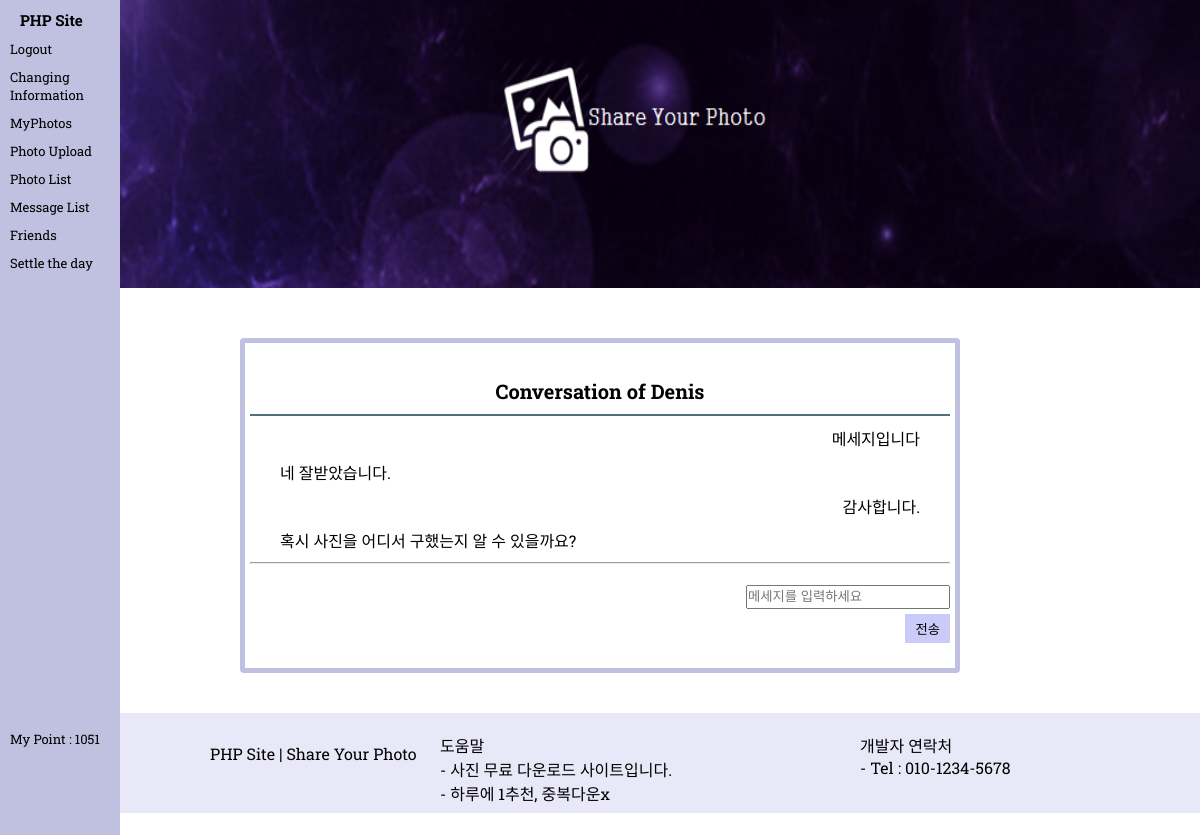
The page /message_view_form.php?opponentid=Denis (signed in) on the database its author committed.
### tables this page shows
CREATE TABLE `message` (
  `num` int(11) NOT NULL,
  `my_id` char(20) NOT NULL,
  `opponent_id` char(20) NOT NULL,
  `content` char(255) NOT NULL
);

### message_view_form.php (the view, shortened to what this page needs)
<!DOCTYPE html>
<html>
<head>
<link rel="stylesheet" type="text/css" href="./css/index_style.css?good">
<link rel="stylesheet" type="text/css" href="./css/messageView.css?good">
</head>
<body>
<header>
    <?php include "header.php";?>
</header>
<section>
        <div id="message_box" style="margin-bottom : 40px; margin-top : 50px; padding : 5px; border:5px solid #C0C0E0; border-radius: 4px 4px 4px 4px;text-align: center;">
	    <?php
            $opponentid = $_GET["opponentid"];
        ?>
        <h3>
	    	Conversation of <?=$opponentid?>
		</h3>
        <ul id="message_list">
            <?php
                $con = mysqli_connect("localhost:3307", "root", "", "phpsitedb");
                $sql = "select * from message where (my_id='$userid' and opponent_id='$opponentid') or (my_id='$opponentid' and opponent_id='$userid') ";
                $result = mysqli_query($con,$sql);
                $total_messaeg = mysqli_num_rows($result);
                for($i=0;$i<$total_messaeg;$i++){
                    mysqli_data_seek($result,$i);
                    $row = mysqli_fetch_array($result);
                    if($row["my_id"]==$userid){
                        ?>
                        <li>
                            <div class="message_my"><?=$row["content"]?></div>
                        </li>
                    <?php
                    }
                    else{
                            ?>
                        <li>
                            <div class="message_opponent"><?=$row["content"]?></div>
                        </li>
                        <?php
                    }
            ?>
            <?php
                }
                ?>
        </ul>
        <hr>
        <form method="post" name="message_form" action="sendmessage.php?myid=<?=$userid?>&opponentid=<?=$opponentid?>">
            <ul class="buttons">
                <li><input name="content" type="text" placeholder="메세지를 입력하세요"><br></li>
                <li><button type="button" onclick="messageSend()" style="margin-top:5px;">전송</button></li>
            </ul>
        </form>
	</div>
</section>
<footer>
    <?php include "footer.php";?>
</footer>
</body>
</html>

### css/index_style.css (style rules this page uses)
body { font-family: 'Roboto Slab', serif; }
* { padding: 0; margin: 0; text-decoration: none; list-style: none; color : black; }
body { background: white no-repat center top / 100% auto; }
footer { height: 100px; background-color: #E8E8F8; margin-left: 120px; }

### css/messageView.css (style rules this page uses)
#message_box { position: relative; width: 700px; margin: 0 auto; }
#message_box h3 { margin-top: 20px; padding: 10px; border-bottom: solid 2px #516e7f; font-size: 20px; }
#message_box .buttons { text-align: right; margin: 20px 0 20px 0; }
#message_box .buttons li { display: inline; }
#message_box .buttons button { padding: 5px 10px; cursor: pointer; background: #CBCBF9; border: 0; }
#message_box input { width: 200px; height: 20px; }
#message_box { width: 700px; margin: 0 auto; }
#message_list li { padding: 10px 0; border-bottom: solid 1px #dddddd; display: inline; }
#message_list .message_opponent { text-align:left; margin : 10px 0px 10px 30px; }
#message_list .message_my { text-align:right; margin : 10px 30px 10px 0px; }

### rows shown on the page
message: content "메세지입니다"
message: content "네 잘받았습니다."
message: content "감사합니다."
message: content "혹시 사진을 어디서 구했는지 알 수 있을까요?"

### other values the page prints
$userpoint "1051"
$opponentid "Denis"
